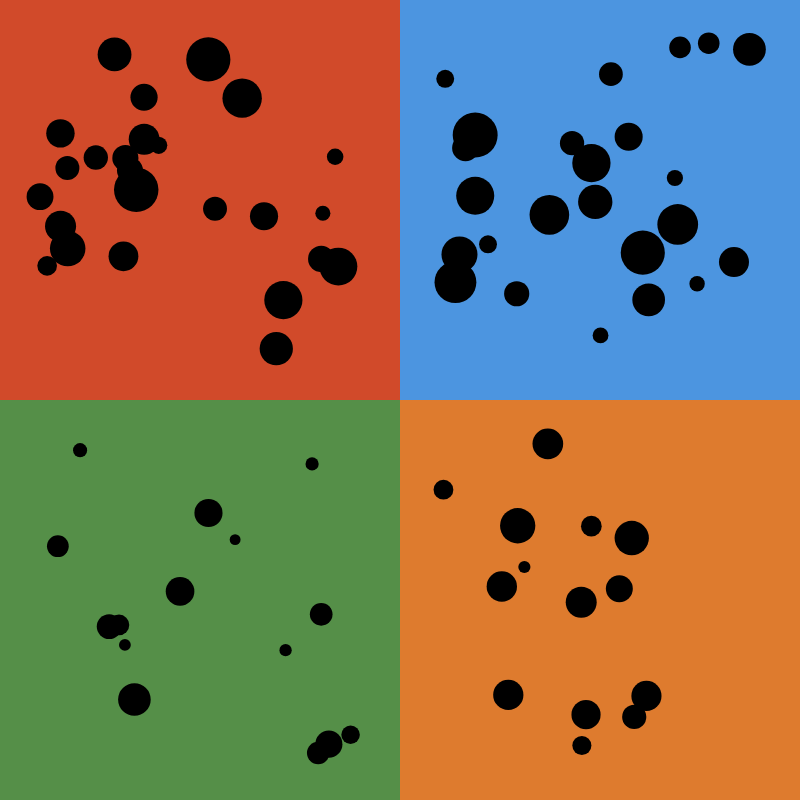
Frame 1 (no input)
Frame 60 (no input): identical to frame 1, image omitted
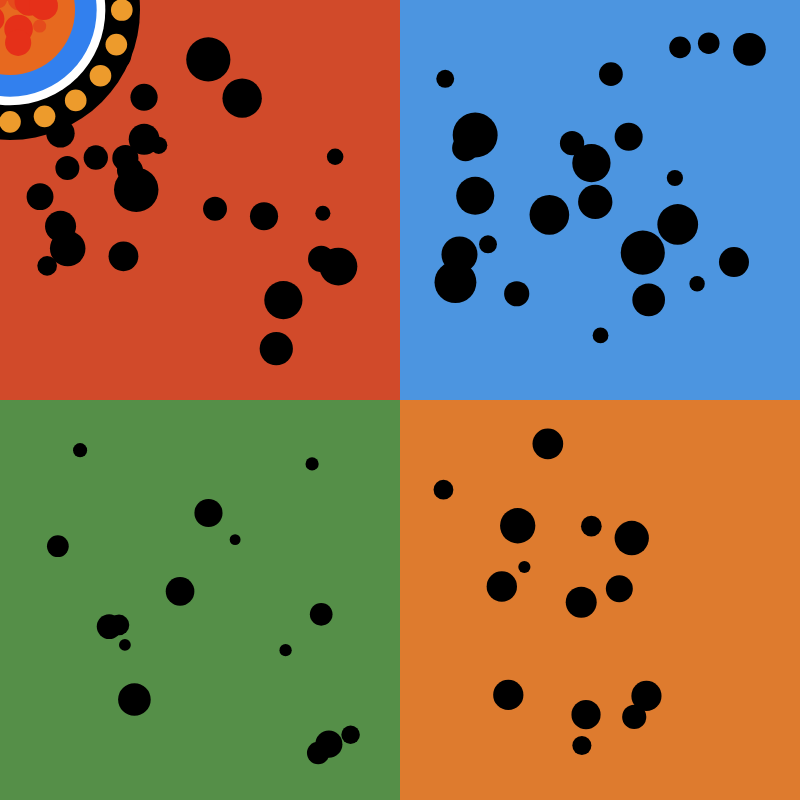
Frame 120 (the mouse pressed at the canvas centre since frame 60)

The p5.js sketch that drew these frames (run headless with seeded random() and noise() and a simulated clock; from frame 60 on, the mouse is pressed at the canvas centre):

// p5.js sketch
// ── sketch.js
// ========================
// 800x800 Canvas – CircleArt Version
// ========================
let cnv;
let circles = [];
let gameMode = 'drop';
let nextCircleIndex = 0;
const FALL_SPEED = 5;

/**
 * Initialize the canvas and set up the drawing environment
 */
function setup() {
  cnv = createCanvas(800, 800);
  centerCanvas();
  angleMode(DEGREES);
  buildAllCircles();
}

/**
 * Center the canvas on the window
 */
function centerCanvas() {
  let x = (windowWidth - width) / 2;
  let y = (windowHeight - height) / 2;
  x = max(0, x);
  y = max(0, y);
  cnv.position(x, y);
}

/**
 * Re-center the canvas when the window is resized
 */
function windowResized() {
  centerCanvas();
}

/**
 * Main draw loop - clear the canvas and draw all elements
 */
function draw() {
  clear();
  drawBackgroundGrid();  
  updateAllCircles(); 
  drawAllCircles();     
}

/**
 * CircleArt class - represents a scalable, translatable circle composition
 */
class CircleArt {
  constructor(x, targetY, scale, drawFn) {
    this.x = x;         
    this.y = -200;           
    this.targetY = targetY;    
    this.scale = scale;  
    this.drawFn = drawFn; 
    this.isFalling = false;
    this.angle = 0;
    this.hitRadius = 150 * scale;
  }


  isMouseOver() {
    const d = dist(mouseX, mouseY, this.x, this.y);
    return d <= this.hitRadius;
  }


  /**   * Update the circle's position if it is falling
   */
  update() {
    if (this.isFalling && this.y < this.targetY) {
      this.y = this.y + FALL_SPEED;
      if (this.y >= this.targetY) {
        this.y = this.targetY;
        this.isFalling = false;
      }
    }
    
    if (this.isMouseOver()) {
      this.angle += 5;
    }
  }


  /**
   * Display the circle at its position with its scale
   */
  draw() {
    push();
    translate(this.x, this.y);
    rotate(this.angle);
    scale(this.scale);
    this.drawFn();
    pop();
  }
}



/**
 * Draw the background grid with four colored quadrants
 * Each quadrant contains randomly distributed black circles
 */
function drawBackgroundGrid() {
  const cols = ['#d14a2a', '#4c95e0', '#558f48', '#de7b2e'];
  const cell = width / 2;

  // Draw the four background quadrants
  noStroke();
  fill(cols[0]); rect(0, 0, cell, cell);        // Red (top-left)
  fill(cols[1]); rect(cell, 0, cell, cell);     // Blue (top-right)
  fill(cols[2]); rect(0, cell, cell, cell);     // Green (bottom-left)
  fill(cols[3]); rect(cell, cell, cell, cell);  // Orange (bottom-right)

  // Use fixed random seed for consistent dot placement
  randomSeed(9103);

  // Configuration for dots in each quadrant
  const dotConfig = [
    { gx: 0, gy: 0, count: 25, rMin: 15, rMax: 45 }, // Red quadrant
    { gx: 1, gy: 0, count: 25, rMin: 15, rMax: 45 }, // Blue quadrant
    { gx: 0, gy: 1, count: 15, rMin: 10, rMax: 36 }, // Green quadrant
    { gx: 1, gy: 1, count: 15, rMin: 10, rMax: 36 }  // Orange quadrant
  ];

  // Draw random dots in each quadrant
  for (const q of dotConfig) {
    const baseX = q.gx * cell;
    const baseY = q.gy * cell;

    for (let i = 0; i < q.count; i++) {
      const r = random(q.rMin, q.rMax);

      // Scatter dots across the quadrant with a margin to keep them in bounds
      const margin = 10;
      const cx = baseX + random(margin + r, cell - margin - r);
      const cy = baseY + random(margin + r, cell - margin - r);

      fill(0);
      noStroke();
      circle(cx, cy, r);
    }
  }
}



/**
 * Create and display all circle compositions
 * Each circle is positioned at specific coordinates with a unique drawing function
 */
function buildAllCircles() {
  circles = [
    new CircleArt(10, 10, 1.0, drawCircle6),
    new CircleArt(220, 180, 0.9, drawCircle4),
    new CircleArt(400, -30, 0.4, drawCircle7),
    new CircleArt(530, 180, 0.6, drawCircle8),
    new CircleArt(785, 80, 0.8, drawCircle4),

    new CircleArt(-45, 270, 0.9, drawCircle3),
    new CircleArt(154, 460, 1.4, drawCircle1),
    new CircleArt(434, 460, 1.4, drawCircle2),
    new CircleArt(760, 410, 1.2, drawCircle3),

    new CircleArt(20, 700, 1, drawCircle5),
    new CircleArt(295, 730, 1.1, drawCircle6),
    new CircleArt(610, 730, 0.7, drawCircle7),
  ];
  gameMode = 'drop';
  nextCircleIndex = 0;
}

  function updateAllCircles() {
    for (const c of circles) {
      c.update();
    }
  }

  function drawAllCircles() {
    for (const c of circles) {
      c.draw();
    }
  }

/**
 * ==================== Mouse Interaction ====================
 */
function mousePressed() {
  if (gameMode === 'drop') {
    if (nextCircleIndex < circles.length) {
      circles[nextCircleIndex].isFalling = true;
      nextCircleIndex++;
    }
  }
}

/**
 * ==================== CIRCLE #1: Purple Xingyuan ====================
 */
function drawCircle1() {
  const R = 100;
  
  // Define color palette
  const colors = {
    black: "#000",
    purple: "rgb(179,106,210)",
    blue: "rgb(88,170,246)",
    white: "#fff",
    pink: "rgb(204,102,170)"
  };

  // Outer black circle
  noStroke();
  fill(colors.black);
  circle(0, 0, R * 2);

  // Purple dots arranged in a circle
  const dotCount = 20;
  const dotRadius = R * 0.10;
  const padding = R * 0.05;
  const dotCircleRadius = R - dotRadius - padding;
  
  fill(colors.purple);
  for (let i = 0; i < dotCount; i++) {
    const angle = i * (360 / dotCount);
    circle(cos(angle) * dotCircleRadius, sin(angle) * dotCircleRadius, dotRadius * 2);
  }

  // Blue center circle
  fill(colors.blue);
  circle(0, 0, R * 1.40);
  
  // Decorative rings
  noFill();
  stroke(colors.pink);
  strokeWeight(R * 0.035);
  circle(0, 0, R * 1.16);

  stroke(colors.white);
  strokeWeight(R * 0.18);
  circle(0, 0, R * 1.04);

  stroke(colors.pink);
  strokeWeight(R * 0.03);
  circle(0, 0, R * 0.60);
}

/**
 * ==================== CIRCLE #2: Orange-Green Xingyuan ====================
 */
function drawCircle2() {
  const R = 100;
  
  // Define color palette
  const colors = {
    black: "#000",
    orange: "rgb(223,121,45)",
    green: "rgb(116,158,94)",
    white: "#fff"
  };

  // Outer black circle
  noStroke();
  fill(colors.black);
  circle(0, 0, R * 2);

  // Concentric orange and green circles
  const radii = [
    { size: R * 0.82, color: colors.orange },
    { size: R * 0.56, color: colors.green },
    { size: R * 0.40, color: colors.orange },
    { size: R * 0.28, color: colors.green }
  ];

  for (const layer of radii) {
    fill(layer.color);
    circle(0, 0, layer.size * 2);
  }

  // White radial spokes
  const spokeCount = 24;
  const spokeWidth = R * 0.06;
  const innerRadius = R * 0.40;
  const outerRadius = R * 0.82;

  fill(colors.white);
  rectMode(CENTER);
  for (let i = 0; i < spokeCount; i++) {
    push();
    rotate(i * (360 / spokeCount));
    const spokeLength = outerRadius - innerRadius;
    const spokeCenter = (outerRadius + innerRadius) / 2;
    rect(spokeCenter, 0, spokeLength, spokeWidth);
    pop();
  }
}

/**
 * ==================== CIRCLE #3: Flower - Sansan ====================
 */
function drawCircle3() {
  noStroke();
  
  // Outer black circle
  fill(0);
  circle(0, 0, 300);

  // Inner white circle
  fill(255);
  circle(0, 0, 120);

  // Green decorative ring
  noFill();
  stroke(95, 120, 70);
  strokeWeight(20);
  circle(0, 0, 200);

  // Orange petals (8 petals arranged radially)
  noStroke();
  fill(230, 150, 40);
  const petalLength = 120;
  const petalWidth = 50;
  
  for (let i = 0; i < 8; i++) {
    push();
    rotate(i * 45);
    ellipse(0, -90, petalWidth, petalLength);
    pop();
  }

  // Green center circle
  noStroke();
  fill(95, 120, 70);
  circle(0, 0, 100);
}

/**
 * ==================== CIRCLE #4: Blue-Red Layers - Sansan ====================
 */
function drawCircle4() {
  noStroke();

  // Define layer sizes
  const outerBlack = 320;
  const blueD = 260;
  const redOuter = 200;
  const blueInner = 130;
  const redCenter = 70;

  // Draw concentric circles
  fill(0);
  ellipse(0, 0, outerBlack, outerBlack);
  
  fill(66, 100, 210);
  ellipse(0, 0, blueD, blueD);
  
  fill(220, 60, 50);
  ellipse(0, 0, redOuter, redOuter);
  
  fill(66, 100, 210);
  ellipse(0, 0, blueInner, blueInner);
  
  fill(220, 60, 50);
  ellipse(0, 0, redCenter, redCenter);

  // Draw yellow dots arranged in a circle
  fill(230, 175, 55);
  const dotCount = 12;
  const dotSize = 26;
  const outerRadius = outerBlack / 2;
  const blueRadius = blueD / 2;
  const dotRadius = dotSize / 2;
  const centerRadius = (blueRadius + dotRadius + outerRadius - dotRadius) / 2;

  for (let i = 0; i < dotCount; i++) {
    const angle = i * (360 / dotCount);
    ellipse(
      cos(angle) * centerRadius,
      sin(angle) * centerRadius,
      dotSize,
      dotSize
    );
  }
}

/**
 * ==================== CIRCLE #5: Red Petals - Ruby ====================
 */
function drawCircle5() {
  const s = 240;

  // Outer white circle with black stroke
  fill(255);
  strokeWeight(Math.round(s * 0.125));
  stroke("#000");
  circle(0, 0, s);

  // Red center dot
  noStroke();
  fill("#e53019");
  circle(0, 0, Math.round(s * 0.125));

  // Draw 6 petals and decorative elements
  push();
  for (let i = 0; i < 6; i++) {
    rotate(60);
    
    // Orange petal shape
    // Petal defined using curveVertex for smooth shape
    // 
    fill("#f1801b");
    beginShape();
    curveVertex(0, -0.05 * s); 
    curveVertex(0, -0.05 * s);
    curveVertex(-0.001 * s, -0.08 * s);
    curveVertex(-0.025 * s, -0.135 * s);
    curveVertex(-0.045 * s, -0.245 * s);
    curveVertex(-0.055 * s, -0.32 * s);
    curveVertex(-0.035 * s, -0.39 * s);
    curveVertex(0.035 * s, -0.39 * s);
    curveVertex(0.055 * s, -0.32 * s);
    curveVertex(0.045 * s, -0.245 * s);
    curveVertex(0.025 * s, -0.135 * s);
    curveVertex(0.001 * s, -0.08 * s);
    endShape(CLOSE);

    // Blue decorative circle
    fill("#517ae1");
    ellipse(-0.17 * s, -0.28 * s, s / 9.0, s / 9.0);
  }
  pop();
}

/**
 * ==================== CIRCLE #6: Orange Layers - Ruby ====================
 */
function drawCircle6() {
  const s = 260;

  // Outer black circle
  noStroke();
  fill("#000");
  circle(0, 0, s);

  // White ring (2/3 + 1/15 = 11/15 of radius)
  fill("#fff");
  circle(0, 0, s * (11 / 15));

  // Blue ring (2/3 of radius)
  fill("#3280ee");
  circle(0, 0, s * (2 / 3));

  // Orange dots arranged in circle
  const dotCount = 20;
  const dotRadius = s * 0.43;
  const dotSize = s / 12;
  
  fill("#ed9b2c");
  for (let i = 0; i < dotCount; i++) {
    const angle = i * (360 / dotCount) - 90;
    const x = cos(angle) * dotRadius;
    const y = sin(angle) * dotRadius;
    ellipse(x, y, dotSize, dotSize);
  }

  // Orange-red center circle
  fill("#e7691f");
  circle(0, 0, s * 0.5);

  // Red dots with randomness
  fill("#e54b1c");
  for (let i = 0; i < 6; i++) {
    const angle = -90 + (0.8 * 360) / (6 - 1) * i + random(-36, 36);
    const radius = s * 0.1 + random(-0.05 * s, 0.05 * s);
    circle(cos(angle) * radius, sin(angle) * radius, random(0.05, 0.1) * s);
  }

  // Dark red center dots
  fill("#e53019");
  for (let i = 0; i < 6; i++) {
    const angle = -90 + (0.7 * 360) / (6 - 1) * i + random(-36, 36);
    const radius = (i % 2 === 0) ? s * 0.13 : s * 0.08;
    circle(cos(angle) * radius, sin(angle) * radius, random(0.1, 0.12) * s);
  }
}

/**
 * ==================== CIRCLE #7: Blue-Purple - Stannie ====================
 */
function drawCircle7() {
  // Outer black circle
  fill(0);
  ellipse(0, 0, 500, 500);

  // Large blue circle
  fill("#01A4F9");
  ellipse(0, 0, 400, 400);

  // White circle
  fill(255);
  ellipse(0, 0, 250, 250);

  // Inner blue circle
  fill("#01A4F9");
  ellipse(0, 0, 120, 120);

  // Purple radial petals
  fill("#AF55AE");
  const petalCount = 24;
  for (let i = 0; i < petalCount; i++) {
    push();
    rotate((360 / petalCount) * i);
    ellipse(0, -130, 18, 140);
    pop();
  }
}

/**
 * ==================== CIRCLE #8: Green Dots - Stannie ====================
 */
function drawCircle8() {
  // Outer black circle
  fill(0);
  ellipse(0, 0, 500, 500);

  // Green dots arranged around the circle
  fill("#6B8E23");
  const dotCount = 16;
  const dotRadius = 210;
  for (let i = 0; i < dotCount; i++) {
    push();
    rotate((360 / dotCount) * i);
    ellipse(0, -dotRadius, 50, 50);
    pop();
  }

  // Large white circle
  fill(255);
  ellipse(0, 0, 340, 340);

  // Inner black circle
  fill(0);
  ellipse(0, 0, 280, 280);

  // Red center circle
  fill("#D84315");
  ellipse(0, 0, 80, 80);
}
